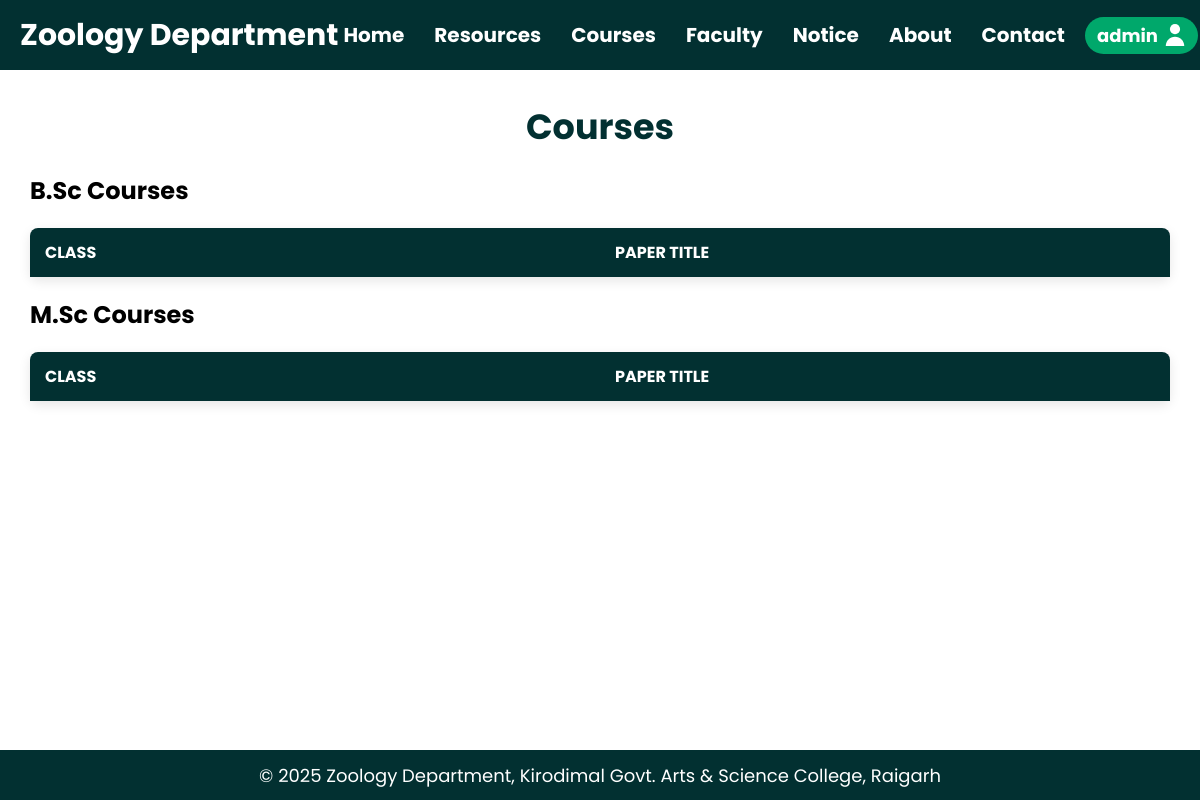
Page /courses.php (signed in) on the earlier database version.
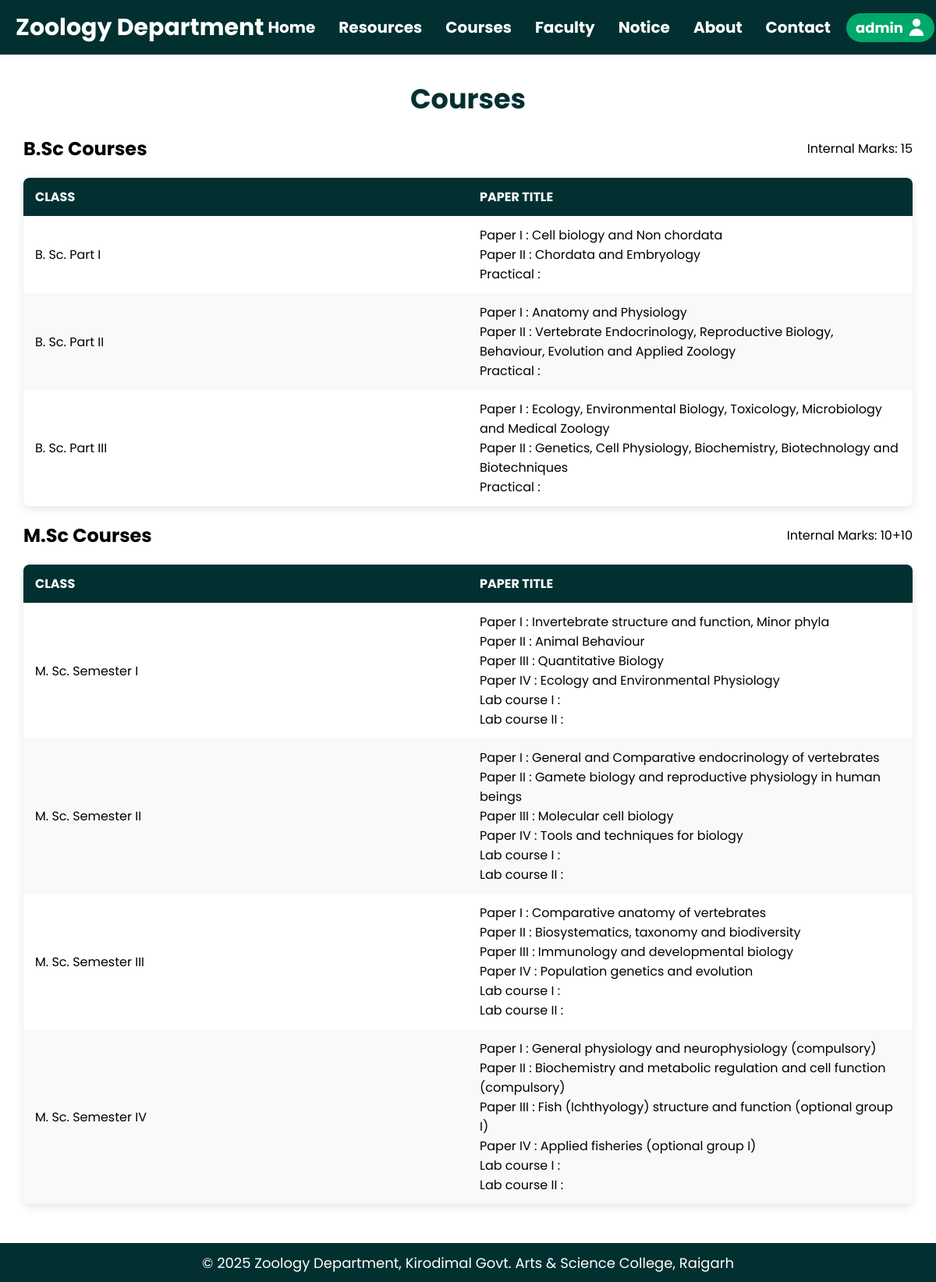
Same page on the later database version.
### tables this page shows
CREATE TABLE IF NOT EXISTS `internal_marks` (
  `id` int NOT NULL AUTO_INCREMENT,
  `course_type` varchar(10) DEFAULT NULL,
  `marks_info` text,
  PRIMARY KEY (`id`),
  UNIQUE KEY `course_type` (`course_type`)
);

CREATE TABLE IF NOT EXISTS `bsc_courses` (
  `id` int NOT NULL AUTO_INCREMENT,
  `class` varchar(100) NOT NULL,
  `papers` text NOT NULL,
  PRIMARY KEY (`id`)
);

CREATE TABLE IF NOT EXISTS `msc_courses` (
  `id` int NOT NULL AUTO_INCREMENT,
  `class` varchar(100) NOT NULL,
  `papers` text NOT NULL,
  PRIMARY KEY (`id`)
);

### courses.php (the view, shortened to what this page needs)
<?php
include 'database/database.php';
include 'header.php';
?>
<main class="courses-page-view">
    <div class="courses-content">
        <h1 class="courses-title">Courses</h1>
        <?php
        $bscCourses = $conn->query("SELECT * FROM bsc_courses ORDER BY id ASC")->fetch_all(MYSQLI_ASSOC);
        $mscCourses = $conn->query("SELECT * FROM msc_courses ORDER BY id ASC")->fetch_all(MYSQLI_ASSOC);
        $bscMarks = $conn->query("SELECT marks_info FROM internal_marks WHERE course_type='bsc'")->fetch_assoc()['marks_info'] ?? '';
        $mscMarks = $conn->query("SELECT marks_info FROM internal_marks WHERE course_type='msc'")->fetch_assoc()['marks_info'] ?? '';
        ?>
        <div class="course-visible-table">
            <div class="courses-table-heading">
                <div class="course-table-title">
                    <h2>B.Sc Courses</h2>
                </div>
                <?php if($bscMarks): ?>
                    <span class="internal-marks">Internal Marks: <?php echo htmlspecialchars($bscMarks); ?></span>
                <?php endif; ?>
            </div>
            <table>
                <thead>
                    <tr>
                        <th>CLASS</th>
                        <th>PAPER TITLE</th>
                    </tr>
                </thead>
                <tbody>
                    <?php foreach ($bscCourses as $course): ?>
                        <tr>
                            <td><?php echo htmlspecialchars($course['class']); ?></td>
                            <td><?php echo nl2br(htmlspecialchars($course['papers'])); ?></td>
                        </tr>
                    <?php endforeach; ?>
                </tbody>
            </table>
        </div>
        <div class="course-visible-table">
            <div class="courses-table-heading">
                <div class="course-table-title">
                    <h2>M.Sc Courses</h2>
                </div>
                <?php if($mscMarks): ?>
                    <span class="internal-marks">Internal Marks: <?php echo htmlspecialchars($mscMarks); ?></span>
                <?php endif; ?>
            </div>
            <table>
                <thead>
                    <tr>
                        <th>CLASS</th>
                        <th>PAPER TITLE</th>
                    </tr>
                </thead>
                <tbody>
                    <?php foreach ($mscCourses as $course): ?>
                        <tr>
                            <td><?php echo htmlspecialchars($course['class']); ?></td>
                            <td><?php echo nl2br(htmlspecialchars($course['papers'])); ?></td>
                        </tr>
                    <?php endforeach; ?>
                </tbody>
            </table>
        </div>
    </div>
</main>
<?php include 'footer.php'; ?>

Differences in the rows shown:
added internal_marks: marks_info "15"
added bsc_courses: class "B. Sc. Part I", papers "Paper I : Cell biology and Non chordata Paper II : Chordata and Embryology Practical :"
added bsc_courses: class "B. Sc. Part II", papers "Paper I : Anatomy and Physiology Paper II : Vertebrate Endocrinology, Reproductive Biology, Behaviour, Evolution and Applied Zoology Practical :"
added bsc_courses: class "B. Sc. Part III", papers "Paper I : Ecology, Environmental Biology, Toxicology, Microbiology and Medical Zoology Paper II : Genetics, Cell Physiology, Biochemistry, Biotechnology and Biotechniques Practical :"
added internal_marks: marks_info "10+10"
added msc_courses: class "M. Sc. Semester I", papers "Paper I : Invertebrate structure and function, Minor phyla Paper II : Animal Behaviour Paper III : Quantitative Biology Paper IV : Ecology and Environmental Physiology Lab course I : Lab course II :"
added msc_courses: class "M. Sc. Semester II", papers "Paper I : General and Comparative endocrinology of vertebrates Paper II : Gamete biology and reproductive physiology in human beings Paper III : Molecular cell biology Paper IV : Tools and techniques for biology Lab course I : Lab course II :"
added msc_courses: class "M. Sc. Semester III", papers "Paper I : Comparative anatomy of vertebrates Paper II : Biosystematics, taxonomy and biodiversity Paper III : Immunology and developmental biology Paper IV : Population genetics and evolution Lab course I : Lab course II :"
added msc_courses: class "M. Sc. Semester IV", papers "Paper I : General physiology and neurophysiology (compulsory) Paper II : Biochemistry and metabolic regulation and cell function (compulsory) Paper III : Fish (Ichthyology) structure and function (optional group I) Paper IV : Applied fisheries (optional group I) Lab course I : Lab course II :"
Other differences:
text now shown: "Internal Marks: Internal Marks:"
